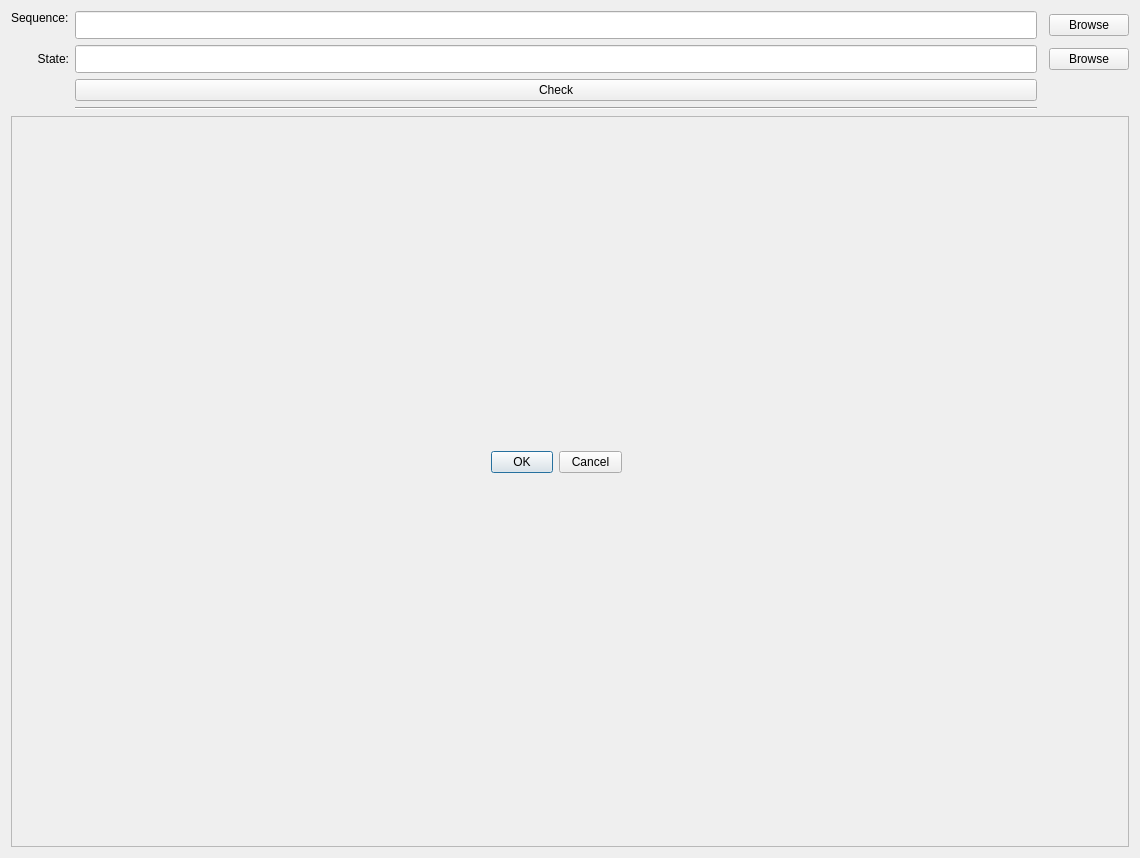
<?xml version="1.0" encoding="UTF-8"?>
<ui version="4.0">
 <class>Dialog</class>
 <widget class="QDialog" name="Dialog">
  <property name="geometry">
   <rect>
    <x>0</x>
    <y>0</y>
    <width>1140</width>
    <height>858</height>
   </rect>
  </property>
  <property name="windowTitle">
   <string>ACSP22 P05 - Formoe Mygind</string>
  </property>
  <property name="locale">
   <locale language="English" country="UnitedKingdom"/>
  </property>
  <layout class="QGridLayout" name="gridLayout">
   <item row="3" column="2">
    <widget class="QPushButton" name="btn_check">
     <property name="text">
      <string>Check</string>
     </property>
    </widget>
   </item>
   <item row="4" column="2">
    <widget class="Line" name="line">
     <property name="orientation">
      <enum>Qt::Horizontal</enum>
     </property>
    </widget>
   </item>
   <item row="2" column="2">
    <widget class="QLineEdit" name="line_state">
     <property name="font">
      <font>
       <family>.AppleSystemUIFont</family>
       <pointsize>13</pointsize>
      </font>
     </property>
    </widget>
   </item>
   <item row="0" column="1">
    <widget class="QLabel" name="label_seq">
     <property name="text">
      <string>Sequence:</string>
     </property>
     <property name="alignment">
      <set>Qt::AlignLeading|Qt::AlignLeft|Qt::AlignTop</set>
     </property>
     <property name="wordWrap">
      <bool>false</bool>
     </property>
    </widget>
   </item>
   <item row="0" column="2">
    <widget class="QLineEdit" name="line_seq">
     <property name="font">
      <font>
       <family>.AppleSystemUIFont</family>
       <pointsize>13</pointsize>
      </font>
     </property>
    </widget>
   </item>
   <item row="2" column="4">
    <widget class="QPushButton" name="btn_state">
     <property name="text">
      <string>Browse</string>
     </property>
    </widget>
   </item>
   <item row="2" column="1">
    <widget class="QLabel" name="label_state">
     <property name="enabled">
      <bool>true</bool>
     </property>
     <property name="layoutDirection">
      <enum>Qt::LeftToRight</enum>
     </property>
     <property name="text">
      <string>State:</string>
     </property>
     <property name="alignment">
      <set>Qt::AlignRight|Qt::AlignTrailing|Qt::AlignVCenter</set>
     </property>
    </widget>
   </item>
   <item row="0" column="4">
    <widget class="QPushButton" name="btn_seq">
     <property name="text">
      <string>Browse</string>
     </property>
    </widget>
   </item>
   <item row="6" column="1" colspan="4">
    <widget class="QFrame" name="frame">
     <property name="frameShape">
      <enum>QFrame::StyledPanel</enum>
     </property>
     <property name="frameShadow">
      <enum>QFrame::Raised</enum>
     </property>
     <widget class="QLabel" name="display_seq">
      <property name="geometry">
       <rect>
        <x>5</x>
        <y>5</y>
        <width>471</width>
        <height>700</height>
       </rect>
      </property>
      <property name="text">
       <string/>
      </property>
      <property name="pixmap">
       <pixmap>pim_sequence.png</pixmap>
      </property>
      <property name="scaledContents">
       <bool>true</bool>
      </property>
     </widget>
     <widget class="QLabel" name="display_state">
      <property name="geometry">
       <rect>
        <x>610</x>
        <y>5</y>
        <width>501</width>
        <height>700</height>
       </rect>
      </property>
      <property name="text">
       <string/>
      </property>
      <property name="pixmap">
       <pixmap>pim_state.png</pixmap>
      </property>
      <property name="scaledContents">
       <bool>true</bool>
      </property>
     </widget>
     <widget class="QDialogButtonBox" name="dialogue">
      <property name="geometry">
       <rect>
        <x>480</x>
        <y>330</y>
        <width>131</width>
        <height>32</height>
       </rect>
      </property>
      <property name="layoutDirection">
       <enum>Qt::LeftToRight</enum>
      </property>
      <property name="standardButtons">
       <set>QDialogButtonBox::Cancel|QDialogButtonBox::Ok</set>
      </property>
     </widget>
    </widget>
   </item>
  </layout>
 </widget>
 <resources/>
 <connections/>
</ui>
